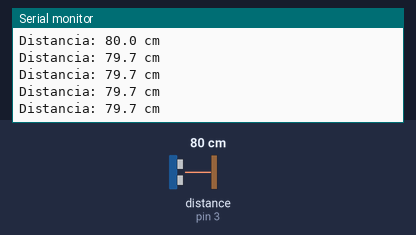
The sketch below on a simulated Arduino Uno, built with avr-gcc and run on an emulated ATmega328P. Parts: the last lines printed to the serial monitor. Wiring (inferred from the names in the program): ultrasonic range finder: trigger pin 2; echo pin 3. The test bench sets the inputs (shaded band); at power-on: distance to the obstacle (sensor on pin 3) 80 cm. The echo pulse lasts 58.3 µs per cm.

Above: at 1.2 s.
1.3 s: distance to the obstacle (sensor on pin 3) set to 2 cm
At 1.71 s:
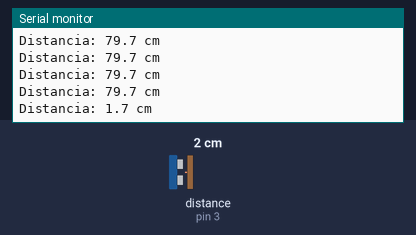
4.3 s: distance to the obstacle (sensor on pin 3) set to 4 cm
At 4.48 s:
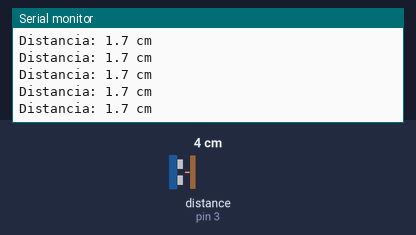
Timing chart, 0 to 7.3 s (numbered marks = the images above; inputs shaded):
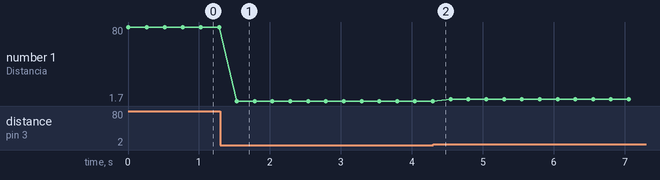

The sketch:

TesteHCSR04.ino
```cpp
int trig = 2;
int echo = 3;
unsigned long duracao;
float distancia;

void setup() {
  pinMode(trig, OUTPUT);
  pinMode(echo, INPUT);
  digitalWrite(trig, LOW);
  Serial.begin(9600);
}

void loop() {
  digitalWrite(trig, LOW);
  delayMicroseconds(2);
  digitalWrite(trig, HIGH);
  delayMicroseconds(10);
  digitalWrite(trig, LOW);

  duracao = pulseIn(echo, HIGH, 25000UL);

  if (duracao == 0) {
    Serial.println("Sem eco");
  } else {
    // O som percorre a ida e a volta. Divida o percurso por dois.
    distancia = duracao * 0.0343 / 2.0;
    Serial.print("Distancia: ");
    Serial.print(distancia, 1);
    Serial.println(" cm");
  }

  delay(250);
}
```

Measured:
- after the input at 1.3 s, the serial monitor: prints a new line after 0.23 s (image 1)
- plotted number 1: 79.7 → 1.7 after the input at 1.3 s, 1.7 → 3.7 after the input at 4.3 s
